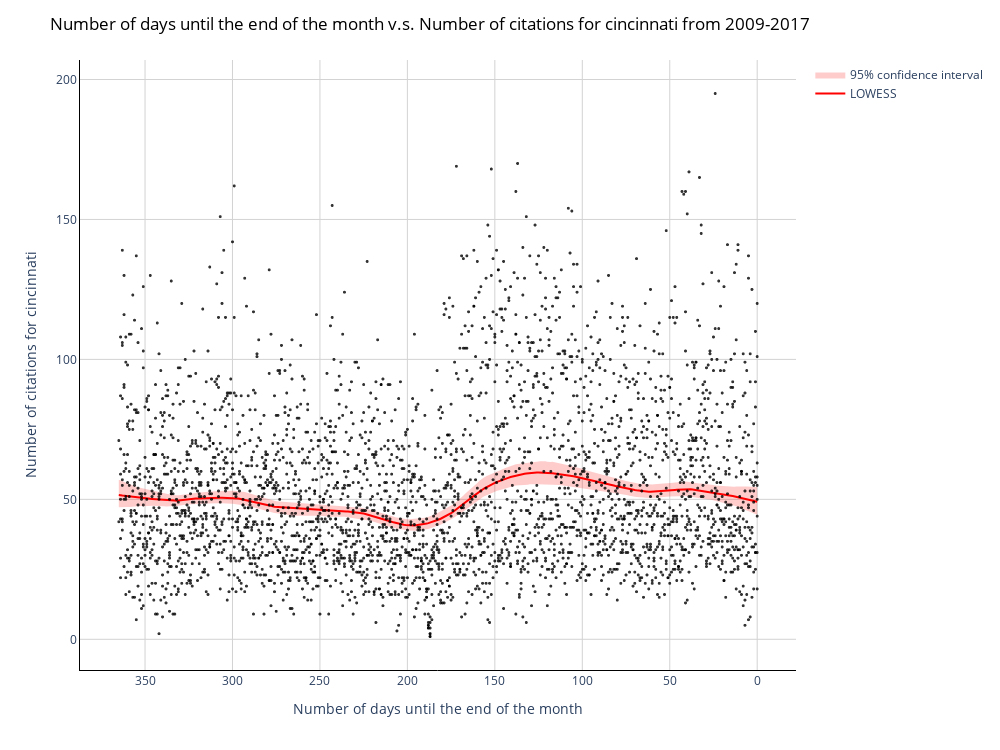

The notebook cell saved with this chart:
### Code cell
city = 'cincinnati'
dat = data[(data['city'] == city)]

# x values for LOWESS
x=dat['days_end_year'].values 
# y values for both
y=dat['citation_issued'].values

eval_x = np.linspace(0, 365, 366)

lowess_reg, bottom, top = lowess_with_confidence_bounds(x, y, eval_x, N=200, conf_interval=0.95, lowess_kw={"frac": 0.2})

fig = px.scatter(dat, x=x, y=y, 
                 opacity=0.8, color_discrete_sequence=['black'])

fig.add_traces(go.Scatter(x=eval_x, y=lowess_reg, name='LOWESS', line=dict(color='red')))

fig.add_trace(go.Scatter(x=eval_x, y = top,
                line = dict(color='rgba(0,0,0,0)'),showlegend=False,))
        
fig.add_trace(go.Scatter(x=eval_x, y = bottom,
                line = dict(color='rgba(0,0,0,0)'),
                fill='tonexty',name = '95% confidence interval',fillcolor = 'rgba(255, 0, 0, 0.2)'))


# Set figure title
fig.update_layout(height=750, 
                  width=1000,
                  title=dict(text=f"Number of days until the end of the month v.s. Number of citations for {city} from 2009-2017", 
                             font=dict(color='black')),
                             xaxis=dict(
                                tickmode='linear',
                                dtick=50,),
                
    )
fig.update_xaxes(autorange="reversed")

fig.update_layout(dict(plot_bgcolor = 'white'),
                  xaxis_title="Number of days until the end of the month", 
                  yaxis_title=f"Number of citations for {city}")

# Update axes lines
fig.update_xaxes(showgrid=True, gridwidth=1, gridcolor='lightgrey', 
                 zeroline=True, zerolinewidth=1, zerolinecolor='lightgrey', 
                 showline=True, linewidth=1, linecolor='black')

fig.update_yaxes(showgrid=True, gridwidth=1, gridcolor='lightgrey', 
                 zeroline=True, zerolinewidth=1, zerolinecolor='lightgrey', 
                 showline=True, linewidth=1, linecolor='black')


# Update marker size
fig.update_traces(marker=dict(size=3))

fig.show()

### Figure 1 — Plotly figure (JSON) as saved in the notebook; plotly's stock layout.template omitted (floating-point values rounded to 4 significant figures; data arrays with more than 128 entries replaced by an {"elided": "..."} marker saying what was removed)
{"data": [{"hovertemplate": "x=%{x}<br>y=%{y}<extra></extra>", "legendgroup": "", "marker": {"color": "black", "opacity": 0.8, "size": 3, "symbol": "circle"}, "mode": "markers", "name": "", "showlegend": false, "type": "scattergl", "x": {"elided": "3287 int values"}, "xaxis": "x", "y": {"elided": "3287 int values"}, "yaxis": "y"}, {"line": {"color": "red"}, "marker": {"size": 3}, "name": "LOWESS", "type": "scatter", "x": {"elided": "366 int values"}, "y": {"elided": "366 float values"}}, {"line": {"color": "rgba(0,0,0,0)"}, "marker": {"size": 3}, "showlegend": false, "type": "scatter", "x": {"elided": "366 int values"}, "y": {"elided": "366 float values"}}, {"fill": "tonexty", "fillcolor": "rgba(255, 0, 0, 0.2)", "line": {"color": "rgba(0,0,0,0)"}, "marker": {"size": 3}, "name": "95% confidence interval", "type": "scatter", "x": {"elided": "366 int values"}, "y": {"elided": "366 float values"}}], "layout": {"height": 750, "legend": {"tracegroupgap": 0}, "margin": {"t": 60}, "plot_bgcolor": "white", "title": {"font": {"color": "black"}, "text": "Number of days until the end of the month v.s. Number of citations for cincinnati from 2009-2017"}, "width": 1000, "xaxis": {"anchor": "y", "autorange": "reversed", "domain": [0, 1], "dtick": 50, "gridcolor": "lightgrey", "gridwidth": 1, "linecolor": "black", "linewidth": 1, "showgrid": true, "showline": true, "tickmode": "linear", "title": {"text": "Number of days until the end of the month"}, "zeroline": true, "zerolinecolor": "lightgrey", "zerolinewidth": 1}, "yaxis": {"anchor": "x", "domain": [0, 1], "gridcolor": "lightgrey", "gridwidth": 1, "linecolor": "black", "linewidth": 1, "showgrid": true, "showline": true, "title": {"text": "Number of citations for cincinnati"}, "zeroline": true, "zerolinecolor": "lightgrey", "zerolinewidth": 1}}}
